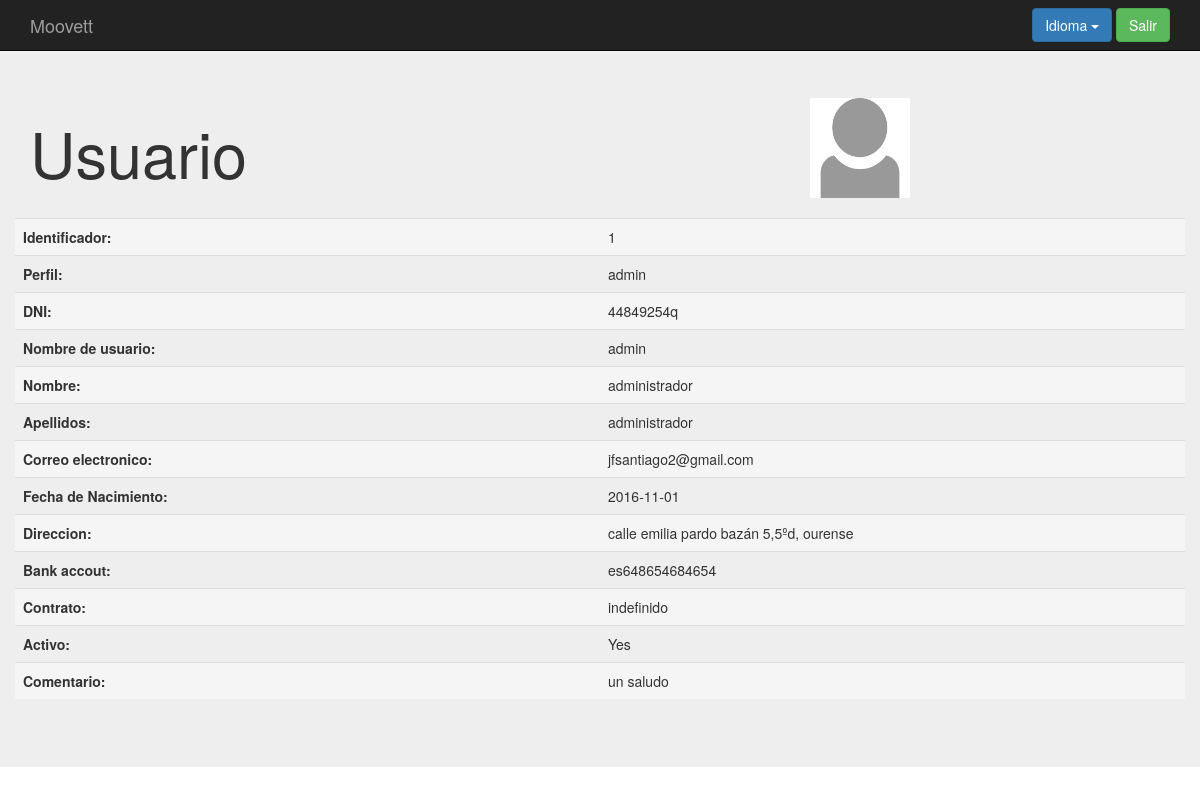
The page /index.php?controller=user&action=showone&id=1 (signed in) on the database as committed earlier.
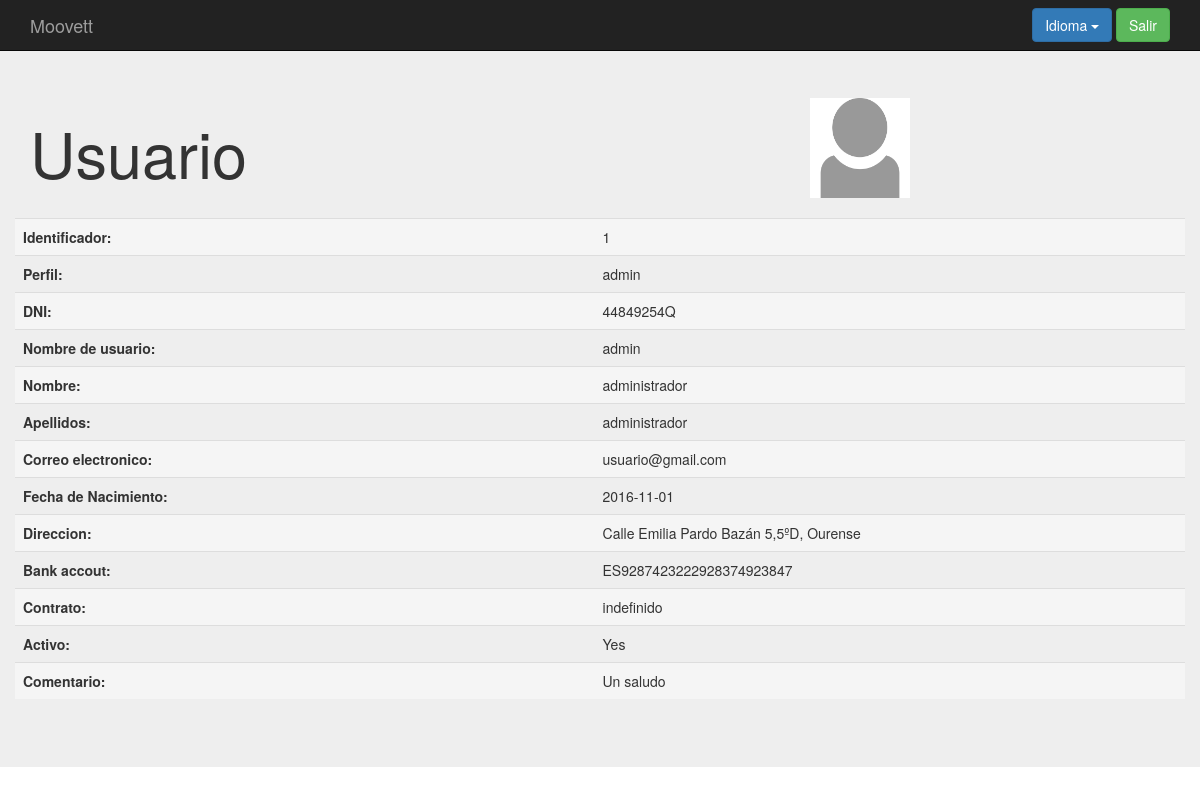
The same page on the database as committed later.
### tables this page shows
create table `user` (
`id` int(11) not null,
  `dni` varchar(9) not null,
  `username` varchar(25) not null,
  `name` varchar(15) not null,
  `surname` varchar(40) not null,
  `fecha_nac` date not null,
  `direccion` varchar(50) not null,
  `comentario` varchar(500) default null,
  `num_cuenta` varchar(24) not null,
  `tipo_contrato` varchar(20) not null,
  `email` varchar(40) not null,
  `foto` varchar(50) not null,
  `activo` tinyint(1) not null default '1',
  `passwd` varchar(15) default null,
  `profile` varchar(25) default null
);

### core/ViewManager.php (called while the page is built, shortened)
<?php
class ViewManager {
    private $fragmentContents = array();
    private $variables = array();
    private $currentFragment = self::DEFAULT_FRAGMENT;
    private $layout = "default";
    private function saveCurrentFragment() {
        $this->fragmentContents[$this->currentFragment].=ob_get_contents();
    }
    public function moveToFragment($name) {
        $this->currentFragment = $name;
    }
    public function getFragment($fragment, $default="") {
        if (!isset($this->fragmentContents[$fragment])) {
            return $default;
        }
        return $this->fragmentContents[$fragment];
    }
    public function setVariable($varname, $value, $flash=false) {
        $this->variables[$varname] = $value;
    }
    public function getVariable($varname, $default=NULL) {
        if (!isset($this->variables[$varname])) {
            return $default;
        }
        return $this->variables[$varname];
    }
    public function setLayout($layout) {
        $this->layout = $layout;
    }
    public function render($controller, $viewname) {
        include(__DIR__."/../Views/$controller/$viewname.php");
        $this->renderLayout();
    }
    private function renderLayout() {
        include(__DIR__."/../Views/layouts/".$this->layout.".php");
    }
    private static $viewmanager_singleton = NULL;
    public static function getInstance() {
        if (self::$viewmanager_singleton == null) {
            self::$viewmanager_singleton = new ViewManager();
        }
        return self::$viewmanager_singleton;
    }
}

### Controllers/USER_Controller.php (called while the page is built, shortened)
<?php
require_once(__DIR__."/../core/ViewManager.php");
require_once(__DIR__."/../core/I18n.php");
require_once(__DIR__."/../Models/User.php");
require_once(__DIR__."/../Models/USER_Model.php");
class USER_Controller extends BaseController {
    private $userMapper;
    public function __construct() {
        $this->userMapper = new USER_Model();
        $this->view->setLayout("default");
    }
    public function showone(){
        $userid = $_REQUEST["id"];
        $user = $this->userMapper->fetch($userid);
        $this->view->setVariable("user", $user);
        $this->view->render("user", "USER_SHOWONE_Vista");
    }
}

### index.php (called while the page is built, shortened)
<?php
function run() {
    try{
        $controller = loadController($_GET["controller"]);
        $actionName = $_GET["action"];
        $controller->$actionName();
    } catch(Exception $ex) {
        die($ex->getMessage());
  }
}
function loadController($controllerName) {
    return new $controllerClassName();
}
run();
?>

### Models/User.php (called while the page is built, shortened)
<?php
class User {
    private $id;
    private $profile;
    private $dni;
    private $username;
    private $name;
    private $surname;
    private $fecha_nac;
    private $direccion;
    private $comentario;
    private $num_cuenta;
    private $tipo_contrato;
    private $email;
    private $foto;
    private $activo;
    public function __construct($id=NULL, $profile=NULL, $dni=NULL, $username=NULL, $name=NULL, $surname=NULL,
                                $fecha_nac=NULL, $direccion=NULL, $comentario=NULL, $num_cuenta=NULL, $tipo_contrato=NULL,
                                $email=NULL, $foto=NULL, $activo=NULL, $passwd=NULL) {
     $this->id = $id;
     $this->profile = $profile;
     $this->dni = $dni;
     $this->username = $username;
     $this->name = $name;
     $this->surname = $surname;
     $this->fecha_nac = $fecha_nac;
     $this->direccion = $direccion;
     $this->comentario = $comentario;
     $this->num_cuenta = $num_cuenta;
     $this->tipo_contrato = $tipo_contrato;
     $this->email = $email;
     $this->foto = $foto;
     $this->activo = $activo;
    }
    public function getID() {
        return $this->id;
    }
    public function getProfile(){
        return $this->profile;
    }
    public function getDni(){
        return $this->dni;
    }
    public function getUsername() {
        return $this->username;
    }
    public function setUsername($username) {
        $this->username = $username;
    }
    public function getName(){
        return $this->name;
    }
    public function getSurname(){
        return $this->surname;
    }
    public function getFechaNac(){
        return $this->fecha_nac;
    }
    public function getDireccion(){
        return $this->direccion;
    }
    public function getComentario(){
        return $this->comentario;
    }
    public function getNumCuenta(){
        return $this->num_cuenta;
    }
    public function getTipoContrato(){
        return $this->tipo_contrato;
    }
    public function getEmail() {
        return $this->email;
    }
    public function getFoto() {
        return $this->foto;
    }
    public function getActivo() {
        return $this->activo;
    }
}

### Models/USER_Model.php (called while the page is built, shortened)
<?php
require_once(__DIR__."/../core/PDOConnection.php");
class USER_Model {
    private $db;
    public function __construct() {
        $this->db = PDOConnection::getInstance();
    }
    public function fetch($userID){
        $sql = $this->db->prepare("SELECT * FROM user WHERE id=?");
        $sql->execute(array($userID));
        $user = $sql->fetch(PDO::FETCH_ASSOC);
        if($user != NULL) {
            return new User($user["id"], $user["profile"], $user["dni"], $user["username"], $user["name"],
                            $user["surname"],$user["fecha_nac"],$user["direccion"],$user["comentario"],
                            $user["num_cuenta"],$user["tipo_contrato"], $user["email"],$user["foto"],$user["activo"],NULL);
        } else {
            return NULL;
        }
    }
}

### core/PDOConnection.php (called while the page is built)
<?php
class PDOConnection {
    private static $dbhost = "127.0.0.1";
    private static $dbname = "moovett";
    private static $dbuser = "moovett";
    private static $dbpass = "moovett";
    private static $db_singleton = null;
    public static function getInstance() {
        if (self::$db_singleton == null) {
            self::$db_singleton = new PDO(
                "mysql:host=".self::$dbhost.";dbname=".self::$dbname.";charset=utf8",
                self::$dbuser,
                self::$dbpass,
                array(
                    PDO::ATTR_EMULATE_PREPARES => false,
                    PDO::ATTR_ERRMODE => PDO::ERRMODE_EXCEPTION
                )
            );
        }
        return self::$db_singleton;
    }
}
?>

### Models/PERMISSION_Model.php (called while the page is built, shortened)
<?php
require_once(__DIR__."/../core/PDOConnection.php");
class PERMISSION_Model {
    private $db;
    public function __construct() {
        $this->db = PDOConnection::getInstance();
    }
    private function checkProfilePerms($profile, $controllername, $actionname) {
        $join = "SELECT count(p.id) from permission as p, profile_perms as pp, profile as pr WHERE p.id=pp.permission AND pp.profile=pr.id AND pr.profilename=? AND p.controller=? AND p.action=?";
        $sql = $this->db->prepare($join);
        $sql->execute(array($profile, $controllername, $actionname));
        if ($sql->fetchColumn() > 0) {
            return true;
        }
        return false;
    }
}

### core/I18n.php (called while the page is built, shortened)
<?php
class I18n {
  private $messages;
  public function setLanguage($language) {
    $this->messages = $i18n_messages;
  }
  public function i18n($key) {
    if (isset($this->messages[$key])){
      return $this->messages[$key];
    }else{
      return $key;
    }
  }
  private static $i18n_singleton = null;
  public static function getInstance() {
    if (self::$i18n_singleton == NULL) {
      self::$i18n_singleton = new I18n();
    }
    return self::$i18n_singleton;
  }
}
function i18n($key) {
  return I18n::getInstance()->i18n($key);
}

### Views/user/USER_SHOWONE_Vista.php (the view, shortened to what this page needs)
<?php
require_once(__DIR__."/../../core/ViewManager.php");
$view = ViewManager::getInstance();
$view->setVariable("title", "Show User");
$user = $view->getVariable("user");
?>
<div class="jumbotron">
    <div class="container">
  	  <div class="row">
          <?php if($user->getFoto()){?>
            <div class="col-sm-4 col-sm-push-8"><img src=<?= basename(__FILE__)."../../pictures/".$user->getFoto() ?> alt="<?= $user->getFoto()?>" width="100px" height="100px" /></div>
          <?php } else { ?>
            <div class="col-sm-4 col-sm-push-8"><img src=<?= basename(__FILE__)."../../pictures/profile_image.png" ?> alt="default_image" width="100px" height="100px" /></div>
          <?php } ?>
      <div class="col-sm-8 col-sm-pull-4"><h1><?= i18n("User")?></h1></div>
      </div>
      <div class="row top-buffer">
    		<table class="table" >
          <tr class="active">
            <th><?= i18n("Identifier")?>:</th>
            <td><?= $user->getID() ?></td>
          </tr>
          <tr>
            <th><?= i18n("Profile")?>:</th>
            <td><?= $user->getProfile() ?></td>
          </tr>
          <tr class="active">
            <th>DNI:</th>
            <td><?= $user->getDni() ?></td>
          </tr>
          <tr>
            <th><?= i18n("Username")?>:</th>
            <td><?= $user->getUsername() ?></td>
          </tr>
          <tr class="active">
            <th><?= i18n("Name")?>:</th>
            <td><?= $user->getName() ?></td>
          </tr>
          <tr>
            <th><?= i18n("Surname")?>:</th>
            <td><?= $user->getSurname() ?></td>
          </tr>
          <tr class="active">
            <th><?= i18n("Email")?>:</th>
            <td><?= $user->getEmail() ?></td>
          </tr>
          <tr>
            <th><?= i18n("Birthdate")?>:</th>
            <td><?= $user->getFechaNac() ?></td>
          </tr>
          <tr class="active">
            <th><?= i18n("Address")?>:</th>
            <td><?= $user->getDireccion() ?></td>
          </tr>
          <tr>
            <th><?= i18n("Bank accout")?>:</th>
            <td><?= $user->getNumCuenta() ?></td>
          </tr>
          <tr class="active">
            <th><?= i18n("Contract")?>:</th>
            <td><?= $user->getTipoContrato() ?></td>
          </tr>
          <tr>
            <th><?= i18n("Operating")?>:</th>
              <?php if($user->getActivo()){ ?>
              <td>Yes</td>
              <?php } else { ?>
              <td>No</td>
              <?php } ?>
          </tr>
          <tr class="active">
            <th class="col-md-2">Comentario:</th>
            <td class="col-md-2"><?= $user->getComentario() ?></td>
          </tr>
        </table>
      </div>
    </div>
</div>

### Views/layouts/default.php (shortened to what this page needs)
<?php
require_once(__DIR__."/../../core/ViewManager.php");
$view = ViewManager::getInstance();
$currentuser = $view->getVariable("currentusername");
?><!DOCTYPE html>
<html>
    <head>
	<link rel="stylesheet" href="css/bootstrap.min.css" type="text/css">
    <link rel="stylesheet" href="font-awesome/css/font-awesome.min.css" type="text/css">
	<link rel="stylesheet" href="css/style.css" type="text/css">
    </head>
    <body>
	<header>
	    <nav class="navbar navbar-inverse navbar-fixed-top">
		<div class="container">
		    <div class="navbar-header">
			<a class="navbar-brand" href="index.php">Moovett</a>
		    </div>
		    <div id="navbar" class="navbar-collapse collapse">
			<?php if (isset($currentuser)): ?>
		    <form class="navbar-form navbar-right" action="index.php?controller=user&amp;action=logout" method="POST">
          <?php
            include(__DIR__."/language_select_element.php");
          ?>
				<button type="submit" class="btn btn-success"><?= i18n("Logout") ?></button>
			    </form>
			<?php endif ?>
		    </div>
		</div>
	    </nav>
	</header>
	<main>
	    <?= $view->getFragment(ViewManager::DEFAULT_FRAGMENT) ?>
	</main>
    </body>
</html>

### Views/layouts/language_select_element.php (shortened to what this page needs)
<div class="btn-group">
  <button type="button" class="btn btn-primary dropdown-toggle" data-toggle="dropdown">
  <?= i18n("Language") ?> <span class="caret"></span>
</button>
</div>

### css/style.css (style rules this page uses)
body { padding-top: 50px; padding-bottom: 20px; }
.top-buffer { margin-top:20px; }

Rows that differ between the two databases and show on the page:
changed user "admin": dni "44849254q" → "44849254Q"; email "jfsantiago2@gmail.com" → "usuario@gmail.com"; direccion "calle emilia pardo bazán 5,5ºd, ourense" → "Calle Emilia Pardo Bazán 5,5ºD, Ourense"; num_cuenta "es648654684654" → "ES9287423222928374923847"; comentario "un saludo" → "Un saludo"
